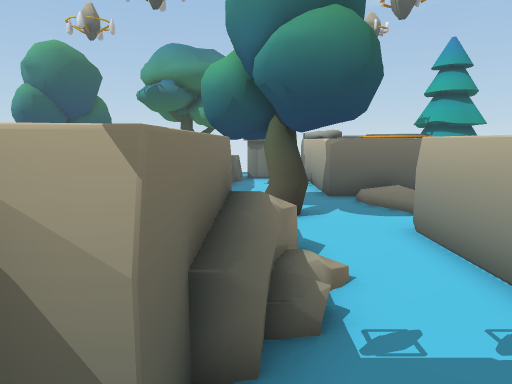
[1] (above)

12 first-person views from a walk through a scene from a Unity 3-D project. The camera is 1.2 m above the floor, tilts 8° down and sees 70° across. The floor is counted in squares, 0.9 m on a side. Each view is taken from the middle of a square. On the plan, view 1 faces up. The plan holds only what a view shows up to about 15 squares ahead; the rest is blank. The place goes on beyond the plan. The player character is not drawn.

[2]
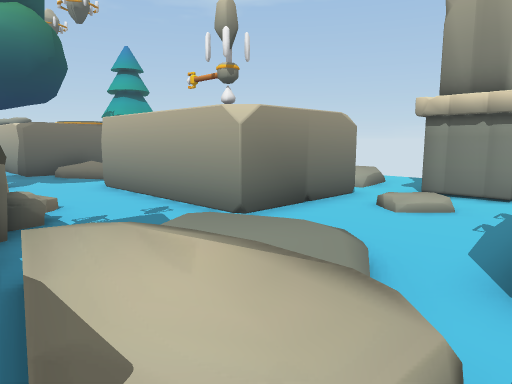

[3]
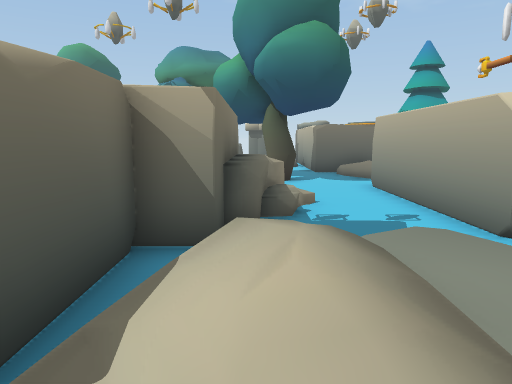

[4]
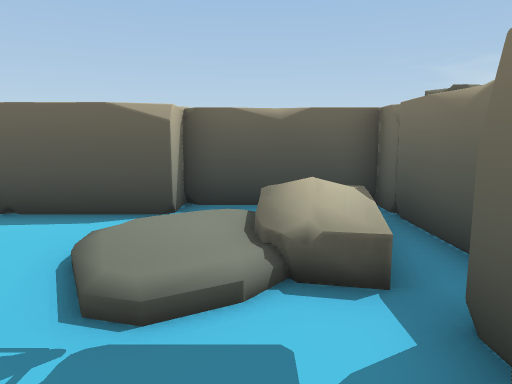

[5]
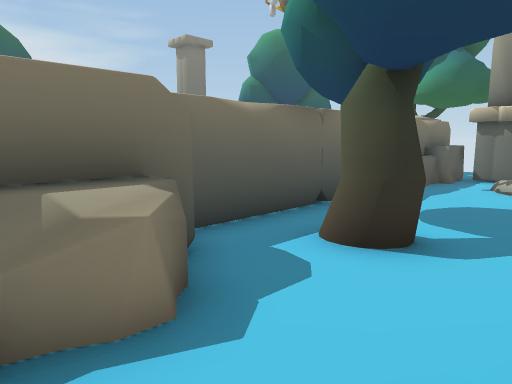

[6]
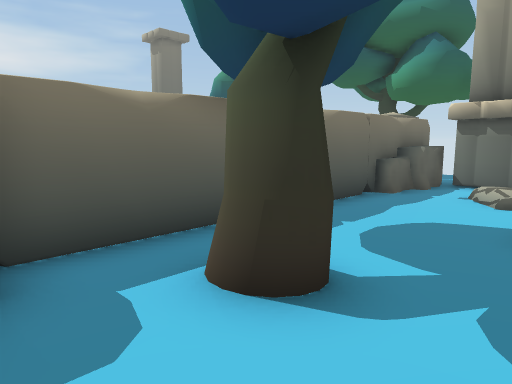

[7]
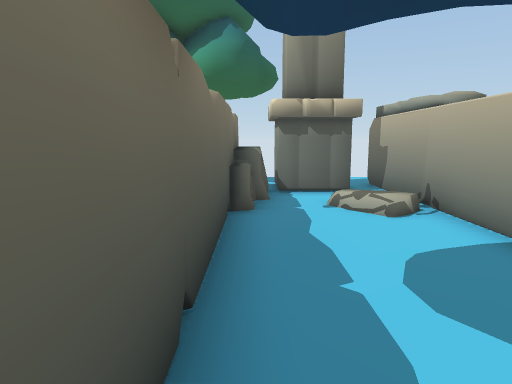

[8]
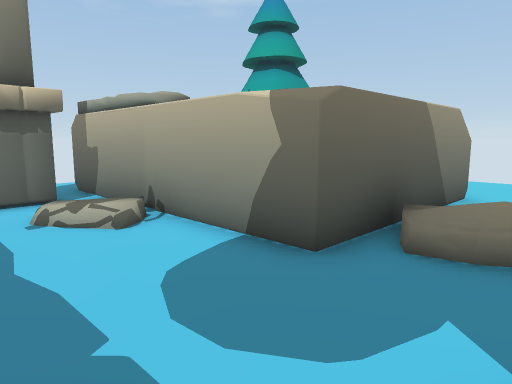

[9]
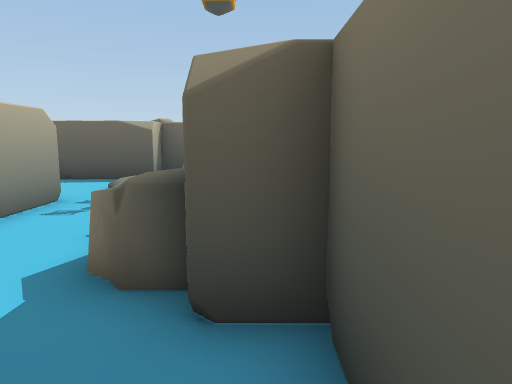

[10]
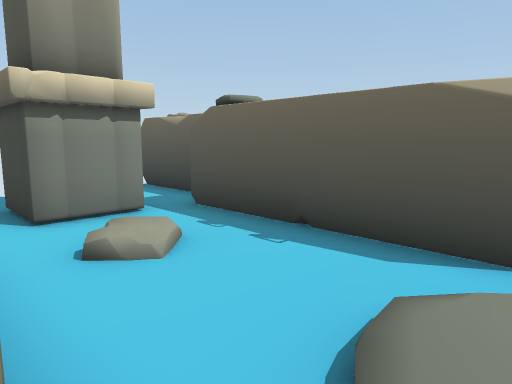

[11]
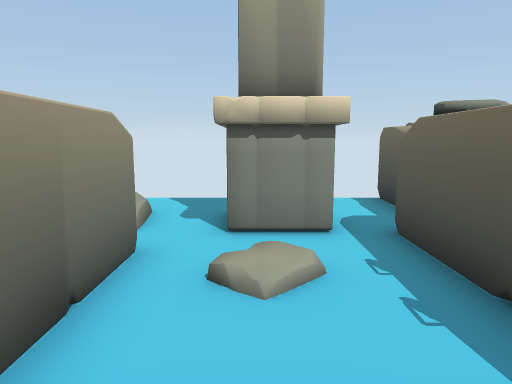

[12]
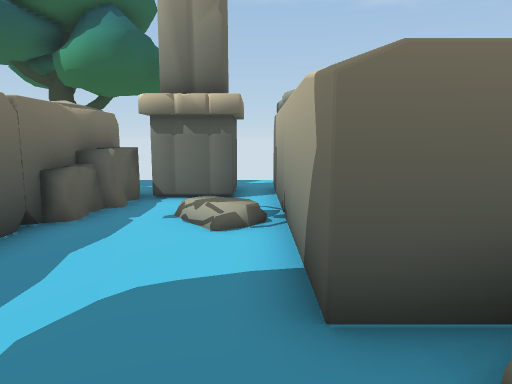

### Floor plan
Key: @ floor where view 1 was taken; # wall or solid block; . main floor; : floor 0.25 m higher than the main floor; / step, stairs or slope; = window, fence, low wall or low ledge; ^ raised ledge; O other object.
Columns run from 2 left of view 1 to 13 right of it. Each row starts with its distance up from view 1.
 22     ..
 21     ..
 20 ^.##.#
 19 #^##.#
 18 ^^...#
 17 ^^.:.#^
 16 ^^..:^
 15 ^....^
 14 ^....^ ^
 13 ^....^^^^^^^...
 12 ^.....// ......
 11 ^...../
 10 ^..#../
  9 ^..#...
  8 ^.....^
  7 ^^=...^
  6  ^=...^
  5  ^=/..#
  4  ^=/..^
  3  ^=...^    OO..
  2 ^^....^^^^.....
  1 ^.//:..........
  0 ^.@/:/..//.##..
 -1 ^.////../..#
 -2 ^///...........
 -3 ^....^^^^^#....
 -4 ^^^^^^      ^^##

Where each view was taken, in squares from view 1:
view 1: 0 up, 0 right, facing up
view 2: 3 down, 1 left, facing up-right
view 3: 3 down, 0 right, facing up
view 4: 4 up, 1 right, facing down
view 5: 5 up, 3 right, facing up-left
view 6: 7 up, 3 right, facing up-left
view 7: 9 up, 1 left, facing up
view 8: 10 up, 1 left, facing up-right
view 9: 10 up, 1 left, facing down
view 10: 2 up, 2 right, facing down-right
view 11: 0 up, 2 right, facing right
view 12: 10 up, 2 right, facing up
